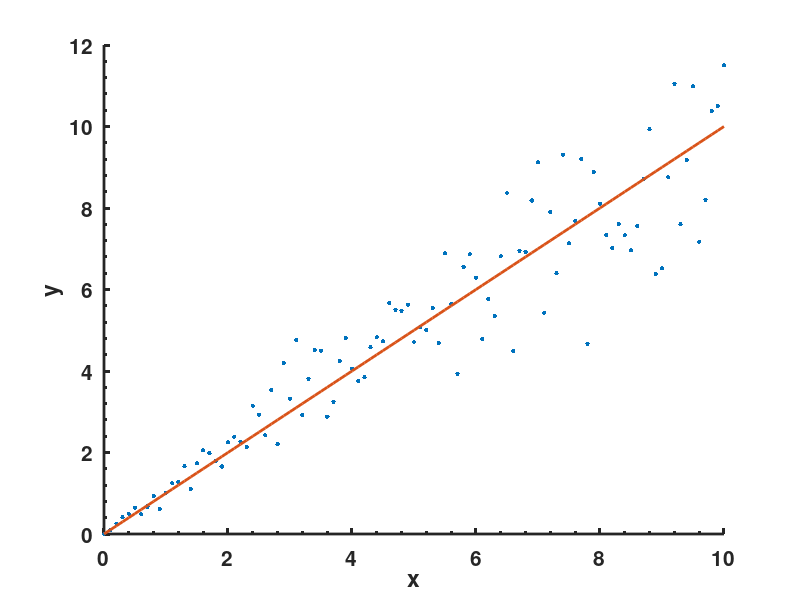

This chart was generated by the following MATLAB code: (Note: this script raises an error after producing the figure.)
clear all
close all

x = [0:.1:10];
e = randn(1,size(x,2)).*x/5;
y = x + e;

h = figure;
hold on
plot(x,y,'.','markersize',10)
plot(x,x,'-','linewidth',2)

xlabel('x')
ylabel('y')
set(gca,'linewidth',2,'fontsize',15,'fontweight','bold','plotboxaspectratiomode','auto','xminortick','on','yminortick','on','TickLength',[0.04;0.02]);
set(gca,'box','on')
pbaspect([1 1 1])
saveTightFigure(h,'heteroscedasiticityDemo.pdf')
